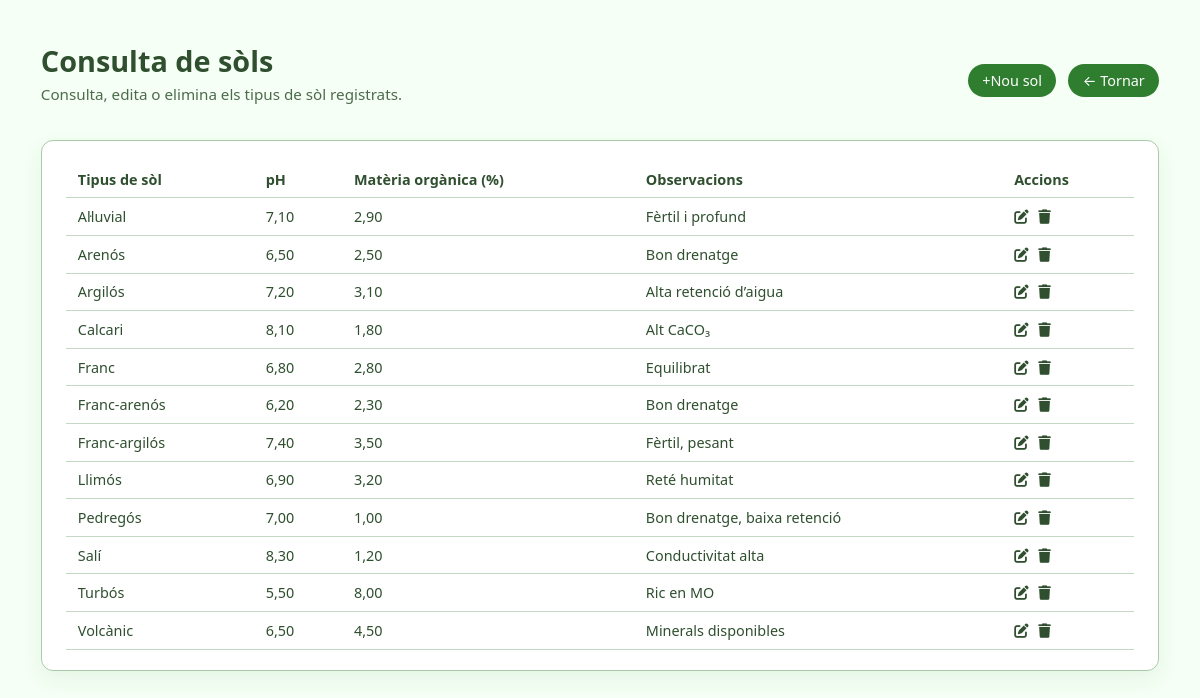
Page /PHP/consulta_sol.php on the earlier database version.
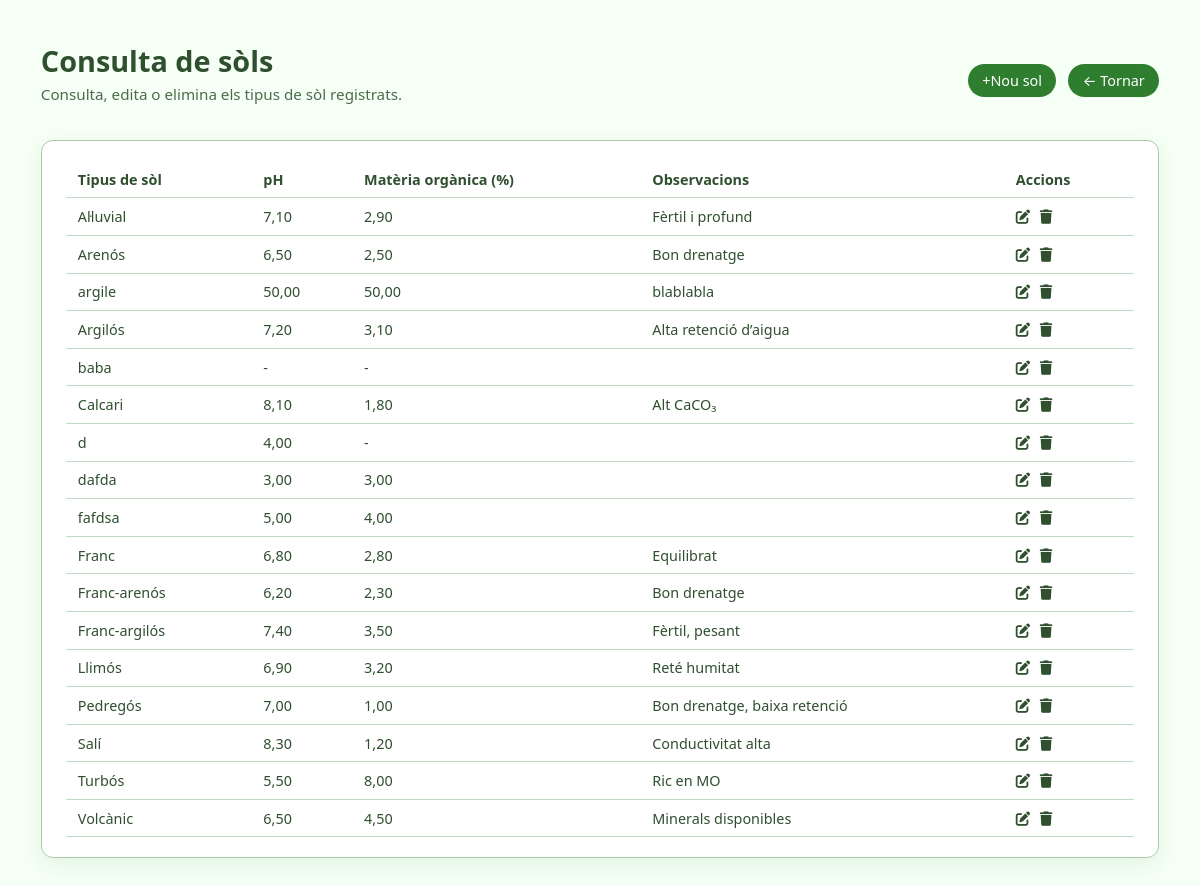
Same page on the later database version.
### tables this page shows
CREATE TABLE `sol` (
  `id_sol` int(11) NOT NULL AUTO_INCREMENT,
  `tipus` varchar(100) NOT NULL,
  `ph` decimal(4,2) DEFAULT NULL,
  `materia_organica` decimal(5,2) DEFAULT NULL,
  `observacions` text DEFAULT NULL,
  PRIMARY KEY (`id_sol`)
);

### PHP/consulta_sol.php (the view, shortened to what this page needs)
<?php
$conn = db_connect();
$stmt = $conn->prepare("SELECT id_sol, tipus, ph, materia_organica, observacions FROM sol ORDER BY tipus");
$stmt->execute();
$res = $stmt->get_result();
$sols = [];
if ($res) {
    while ($row = $res->fetch_assoc()) {
        $sols[] = $row;
    }
}
function format_num($valor): string {
    if ($valor === null || $valor === '') {
        return '-';
    }
    return number_format((float)$valor, 2, ',', '.');
}
?>
<!DOCTYPE html>
<html lang="ca">
<head>
    <link rel="stylesheet" href="../HTML/styles.css">
    <link rel="stylesheet" href="https://cdnjs.cloudflare.com/ajax/libs/font-awesome/6.5.1/css/all.min.css">
</head>
<body>
<div class="page">
  <div class="page-header">
    <div class="panel-header">
      <div>
        <h1>Consulta de sòls</h1>
        <p class="page-subtitle">Consulta, edita o elimina els tipus de sòl registrats.</p>
      </div>
      <div class="page-header-actions">
        <a class="btn btn-primary" href="../HTML/nou_sol.html">+Nou sol</a>
        <a class="btn btn-primary" href="#" onclick="history.back(); return false;"> ← Tornar</a>
      </div>
    </div>
  </div>
  <div class="panel mt-2">
    <?php if (!empty($sols)): ?>
      <div class="table-scroll">
        <table class="table">
          <tr>
            <th>Tipus de sòl</th>
            <th>pH</th>
            <th>Matèria orgànica (%)</th>
            <th>Observacions</th>
            <th>Accions</th>
          </tr>
          <?php foreach ($sols as $sol): ?>
            <tr>
              <td><?php echo htmlspecialchars($sol['tipus'] ?? ''); ?></td>
              <td><?php echo format_num($sol['ph'] ?? null); ?></td>
              <td><?php echo format_num($sol['materia_organica'] ?? null); ?></td>
              <td><?php echo htmlspecialchars($sol['observacions'] ?? ''); ?></td>
              <td>
                <div class="table-actions">
                  <a href="editar_sol.php?id=<?php echo (int)$sol['id_sol']; ?>" title="Editar sòl">
                    <i class="fa-solid fa-pen-to-square" aria-hidden="true"></i>
                  </a>
                  <a href="eliminar_sol.php?id=<?php echo (int)$sol['id_sol']; ?>" onclick="return confirm('Segur que vols eliminar aquest sòl?');" title="Eliminar sòl">
                    <i class="fa-solid fa-trash" aria-hidden="true"></i>
                  </a>
                </div>
              </td>
            </tr>
          <?php endforeach; ?>
        </table>
      </div>
    <?php else: ?>
      <p>No hi ha tipus de sòl registrats.</p>
    <?php endif; ?>
  </div>
</div>
</body>
</html>

### HTML/styles.css (style rules this page uses)
*, *::before, *::after { box-sizing: border-box; }
html, body { margin: 0; padding: 0; }
body { font-family: system-ui, -apple-system, BlinkMacSystemFont, "Segoe UI", sans-serif; background: #f0f4f0; color: #2f4f2f; }
body:not(.app-layout-body) { padding: 1.5rem; min-height: 100vh; background: #f5fff5; }
.page { max-width: 1600px; margin: 0 auto; padding: clamp(1rem, 1.4vw, 1.5rem); color: #2f4f2f; }
.page-header { margin-bottom: 1.25rem; }
.page-header h1, .page-header h2 { margin: 0; font-size: 1.8rem; color: #2f4f2f; }
.page-subtitle { margin: 0.25rem 0 1rem; color: #4c6b4c; font-size: 0.95rem; }
.panel { background: #ffffff; border-radius: 0.75rem; padding: 1.25rem 1.5rem; border: 1px solid #aacbaa; box-shadow: 0 8px 20px rgba(47, 125, 47, 0.08); }
.panel-header { display: flex; justify-content: space-between; align-items: center; margin-bottom: 0.75rem; color: #2f4f2f; }
.btn { display: inline-flex; align-items: center; justify-content: center; padding: 0.45rem 0.9rem; border-radius: 999px; border: none; font-size: 0.9rem; cursor: pointer; text-decoration: none; gap: 0.35rem; }
.btn-primary { background: #2f7d2f; color: #ffffff; }
.table-scroll { width: 100%; max-width: 100%; overflow-x: auto; overflow-y: hidden; -webkit-overflow-scrolling: touch; }
.table { width: max-content; min-width: 100%; border-collapse: collapse; font-size: 0.9rem; color: #2f4f2f; }
.table th, .table td { padding: 0.55rem 0.75rem; border-bottom: 1px solid #c3d9c3; text-align: left; }
.mt-2 { margin-top: 0.5rem; }

### PHP/consulta_sol.php (style rules this page uses)
.page-header-actions { display: flex; gap: 0.75rem; justify-content: flex-end; flex-wrap: wrap; }
.table-actions { display: inline-flex; align-items: center; gap: 0.6rem; }
.table-actions a { color: #2f4f2f; text-decoration: none; }

Differences in the rows shown:
added sol: tipus "argile", ph "50,00", materia_organica "50,00", observacions "blablabla"
added sol: tipus "baba", ph "-", materia_organica "-"
added sol: tipus "d", ph "4,00", materia_organica "-"
added sol: tipus "dafda", ph "3,00", materia_organica "3,00"
added sol: tipus "fafdsa", ph "5,00", materia_organica "4,00"
